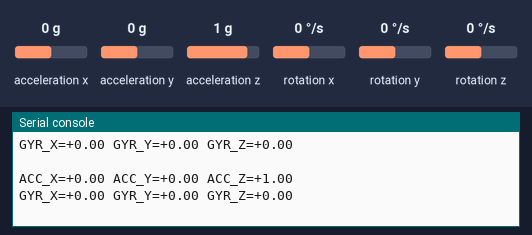
Recording of a program running on a simulated Raspberry Pi Pico running MicroPython. Parts: the last lines printed to the serial console. The inputs (shaded band) are chosen by the test bench; at power-on: acceleration x 0 g, acceleration y 0 g, acceleration z 1 g, rotation x 0 °/s, rotation y 0 °/s, rotation z 0 °/s.

Above: at 1.2 s.
1.3 s: acceleration x set to -1.4 g
At 1.9 s:
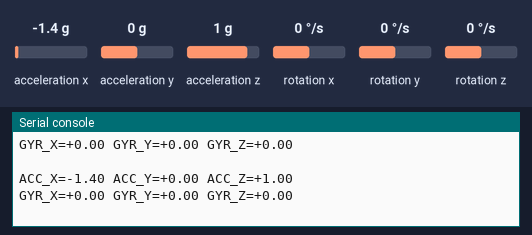
2.8 s: acceleration y set to -1.4 g
At 3.5 s:
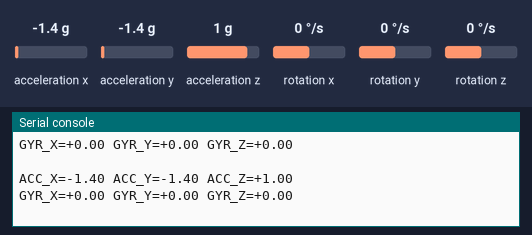
4.3 s: acceleration z set to -1.4 g
At 5.0 s:
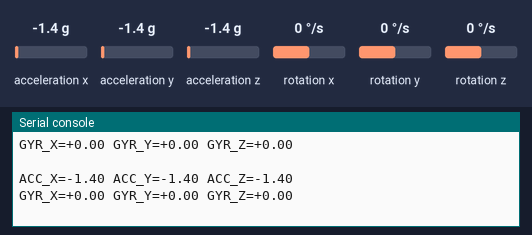
5.8 s: rotation x set to -192 °/s
At 6.5 s:
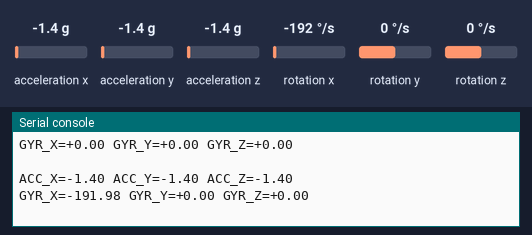
7.3 s: rotation y set to -192 °/s
At 8.0 s:
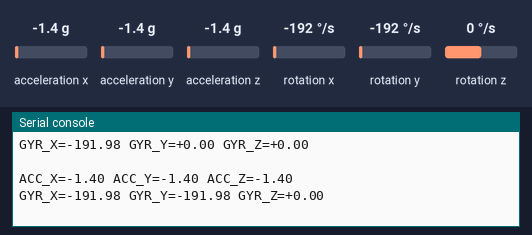

The program:

I2C0-6-DOF.py
```python
from machine import Pin,I2C
import time

class QMI8658(object):
    def __init__(self,i2c_num=0,i2c_scl=9,i2c_sda=8,address=0X6B):
        self._address = address
        self._bus = I2C(id=i2c_num,scl=Pin(i2c_scl),sda=Pin(i2c_sda),freq=100_000)
        bRet=self.WhoAmI()
        if bRet :
            self.Read_Revision()
        else    :
            return NULL
        self.Config_apply()

    def _read_byte(self,cmd):
        rec=self._bus.readfrom_mem(int(self._address),int(cmd),1)
        return rec[0]
    def _read_block(self, reg, length=1):
        rec=self._bus.readfrom_mem(int(self._address),int(reg),length)
        return rec
    def _read_u16(self,cmd):
        LSB = self._bus.readfrom_mem(int(self._address),int(cmd),1)
        MSB = self._bus.readfrom_mem(int(self._address),int(cmd)+1,1)
        return (MSB[0] << 8) + LSB[0]
    def _write_byte(self,cmd,val):
        self._bus.writeto_mem(int(self._address),int(cmd),bytes([int(val)]))

    def WhoAmI(self):
        bRet=False
        if (0x05) == self._read_byte(0x00):
            bRet = True
        return bRet
    def Read_Revision(self):
        return self._read_byte(0x01)
    def Config_apply(self):
        # REG CTRL1
        self._write_byte(0x02,0x60)
        # REG CTRL2 : QMI8658AccRange_8g  and QMI8658AccOdr_1000Hz
        self._write_byte(0x03,0x23)
        # REG CTRL3 : QMI8658GyrRange_512dps and QMI8658GyrOdr_1000Hz
        self._write_byte(0x04,0x53)
        # REG CTRL4 : No
        self._write_byte(0x05,0x00)
        # REG CTRL5 : Enable Gyroscope And Accelerometer Low-Pass Filter
        self._write_byte(0x06,0x11)
        # REG CTRL6 : Disables Motion on Demand.
        self._write_byte(0x07,0x00)
        # REG CTRL7 : Enable Gyroscope And Accelerometer
        self._write_byte(0x08,0x03)

    def Read_Raw_XYZ(self):
        xyz=[0,0,0,0,0,0]
        raw_timestamp = self._read_block(0x30,3)
        raw_acc_xyz=self._read_block(0x35,6)
        raw_gyro_xyz=self._read_block(0x3b,6)
        raw_xyz=self._read_block(0x35,12)
        timestamp = (raw_timestamp[2]<<16)|(raw_timestamp[1]<<8)|(raw_timestamp[0])
        for i in range(6):
            # xyz[i]=(raw_acc_xyz[(i*2)+1]<<8)|(raw_acc_xyz[i*2])
            # xyz[i+3]=(raw_gyro_xyz[((i+3)*2)+1]<<8)|(raw_gyro_xyz[(i+3)*2])
            xyz[i] = (raw_xyz[(i*2)+1]<<8)|(raw_xyz[i*2])
            if xyz[i] >= 32767:
                xyz[i] = xyz[i]-65535
        return xyz
    def Read_XYZ(self):
        xyz=[0,0,0,0,0,0]
        raw_xyz=self.Read_Raw_XYZ()
        #QMI8658AccRange_8g
        acc_lsb_div=(1<<12)
        #QMI8658GyrRange_512dps
        gyro_lsb_div = 64
        for i in range(3):
            xyz[i]=raw_xyz[i]/acc_lsb_div#(acc_lsb_div/1000.0)
            xyz[i+3]=raw_xyz[i+3]*1.0/gyro_lsb_div
        return xyz

if __name__=='__main__':
    qmi8658=QMI8658()
    while True:
        xyz=qmi8658.Read_XYZ()
        print("ACC_X={:+.2f} ACC_Y={:+.2f} ACC_Z={:+.2f}".format(xyz[0],xyz[1],xyz[2]))
        print("GYR_X={:+3.2f} GYR_Y={:+3.2f} GYR_Z={:+3.2f} \r\n".format(xyz[3],xyz[4],xyz[5]))


        time.sleep_ms(500)
```

Measured:
- after the input at 1.3 s, the serial console: prints a new line after 0.22 s (image 1)
- after the input at 2.8 s, the serial console: prints a new line after 0.24 s (image 2)
- after the input at 4.3 s, the serial console: prints a new line after 0.25 s (image 3)
- after the input at 5.8 s, the serial console: prints a new line after 0.27 s (image 4)
- after the input at 7.3 s, the serial console: prints a new line after 0.29 s (image 5)
